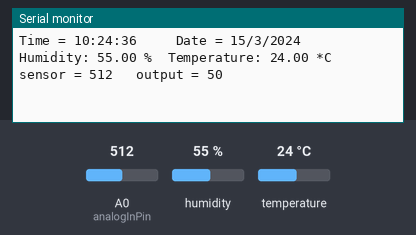
This sketch was run on a simulated Arduino Uno, built with avr-gcc and run on an emulated ATmega328P. On the bench: the last lines printed to the serial monitor. Inputs (shaded band) come from the test bench; at power-on: A0 (analogInPin) = 512, humidity 55 %, temperature 24 °C. The local clock reads 2024-03-15 10:24:30 at power-on unless the sketch sets it.

Above: at 7.4 s.
7.5 s: A0 (analogInPin) set to 1004
At 8.3 s:
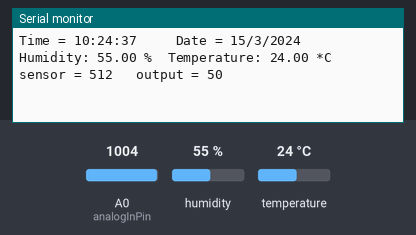
9.0 s: A0 (analogInPin) set to 1023
At 10.0 s:
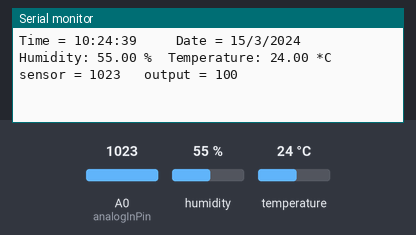
Timing chart, 0 to 11.5 s (numbered marks = the images above; inputs shaded):
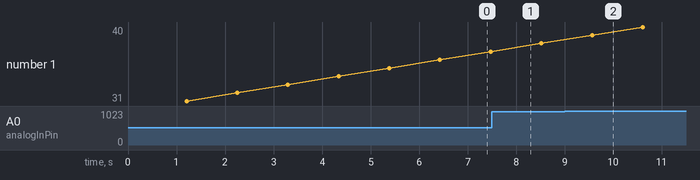

Measured:
- after the input at 9.0 s, the serial monitor: prints a new line after 0.57 s (image 2)

The sketch:

Proj_test.ino
```cpp
#include <Wire.h>
#include <TimeLib.h>
#include <DS1307RTC.h>

#include "DHT.h"
#define DHTPIN 2     // what digital pin we're connected to

#define DHTTYPE DHT22   // DHT 22  (AM2302), AM2321

DHT dht(DHTPIN, DHTTYPE);

const int analogInPin = A0;  // Analog input pin that the potentiometer is attached to
int sensorValue = 0;        // value read from the pot
int outputValue = 0;        // value output to the PWM (analog out)

void setup() {
  Serial.begin(9600);
  while (!Serial) ; // wait for serial
  delay(200);

  Serial.println("Serial communication OK!!!");

  dht.begin();
}
tmElements_t tm;

void loop() {
  delay(1000);
  sensorValue = analogRead(analogInPin);
  outputValue = map(sensorValue, 0, 1023, 0, 100);

  float h = dht.readHumidity();
  float t = dht.readTemperature();
  // Read temperature as Fahrenheit (isFahrenheit = true)
  float f = dht.readTemperature(true);

  RTC.read(tm);
  Serial.print("Time = ");
  print2digits(tm.Hour);
  Serial.write(':');
  print2digits(tm.Minute);
  Serial.write(':');
  print2digits(tm.Second);
  Serial.print("\t\t Date = ");
  Serial.print(tm.Day);
  Serial.write('/');
  Serial.print(tm.Month);
  Serial.write('/');
  Serial.print(tmYearToCalendar(tm.Year));
  Serial.print("\tHumidity: ");
  Serial.print(h);
  Serial.print(" %\t");
  Serial.print("Temperature: ");
  Serial.print(t);
  Serial.print(" *C ");
  Serial.print("\t sensor = ");
  Serial.print(sensorValue);
  Serial.print("\t output = ");
  Serial.println(outputValue);
}

void print2digits(int number) {
  if (number >= 0 && number < 10) {
    Serial.write('0');
  }
  Serial.print(number);
}
```
